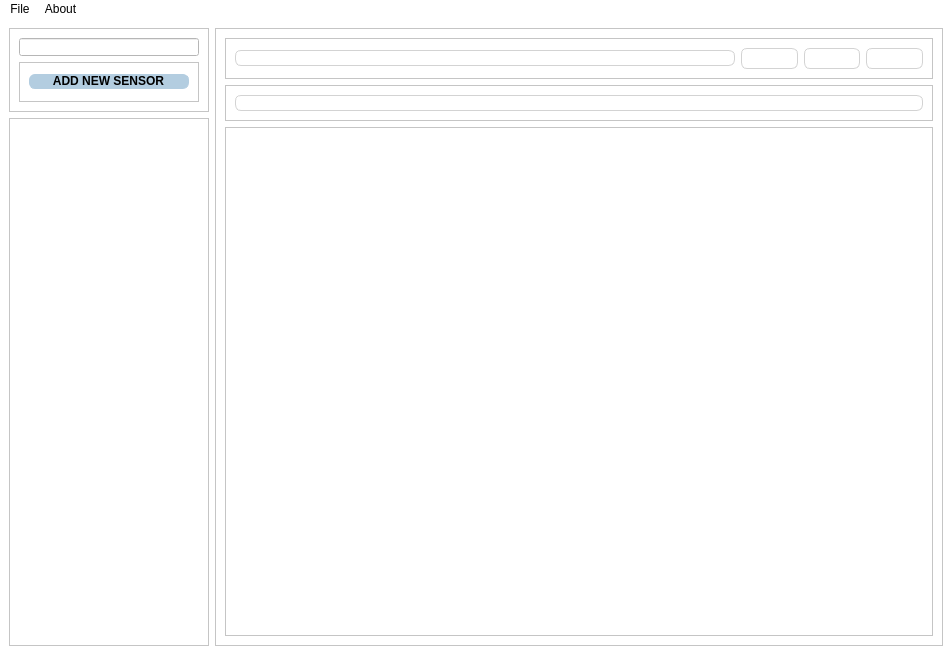
<?xml version="1.0" encoding="UTF-8"?>
<ui version="4.0">
 <class>MainWindow</class>
 <widget class="QMainWindow" name="MainWindow">
  <property name="geometry">
   <rect>
    <x>0</x>
    <y>0</y>
    <width>952</width>
    <height>655</height>
   </rect>
  </property>
  <property name="windowTitle">
   <string>MainWindow</string>
  </property>
  <property name="styleSheet">
   <string notr="true">MainWindow {
	background-color: rgb(255, 255, 255);
    }
    QWidget {
	background-color: rgb(255, 255, 255);
    }
    QFrame {
    background-color: rgb(255, 255, 255);
    }
    #QScrollArea {
    background-color: rgb(255, 255, 255);
    }
    #QMenuBar, QStatusBar {
    background-color: rgb(255, 255, 255);
    }</string>
  </property>
  <widget class="QWidget" name="centralwidget">
   <property name="styleSheet">
    <string notr="true">color: rgb(255, 255, 255);</string>
   </property>
   <layout class="QGridLayout" name="gridLayout_2">
    <item row="0" column="2" rowspan="2">
     <widget class="QFrame" name="frame_sensor">
      <property name="enabled">
       <bool>true</bool>
      </property>
      <property name="styleSheet">
       <string notr="true">QFrame { 
background-color: rgb(255, 255, 255); 
}</string>
      </property>
      <property name="frameShape">
       <enum>QFrame::StyledPanel</enum>
      </property>
      <property name="frameShadow">
       <enum>QFrame::Raised</enum>
      </property>
      <layout class="QVBoxLayout" name="verticalLayout_3">
       <item>
        <widget class="QFrame" name="primo">
         <property name="sizePolicy">
          <sizepolicy hsizetype="Preferred" vsizetype="Maximum">
           <horstretch>0</horstretch>
           <verstretch>0</verstretch>
          </sizepolicy>
         </property>
         <property name="frameShape">
          <enum>QFrame::StyledPanel</enum>
         </property>
         <property name="frameShadow">
          <enum>QFrame::Raised</enum>
         </property>
         <layout class="QHBoxLayout" name="horizontalLayout_2">
          <item>
           <widget class="QLabel" name="nome_sensore">
            <property name="sizePolicy">
             <sizepolicy hsizetype="Fixed" vsizetype="Maximum">
              <horstretch>0</horstretch>
              <verstretch>0</verstretch>
             </sizepolicy>
            </property>
            <property name="minimumSize">
             <size>
              <width>500</width>
              <height>0</height>
             </size>
            </property>
            <property name="maximumSize">
             <size>
              <width>400</width>
              <height>16777215</height>
             </size>
            </property>
            <property name="styleSheet">
             <string notr="true">QLabel { 
border: 1px solid lightgrey; 
color: black;
font: 700 26pt &quot;Ubuntu&quot;;
border-radius: 6px
}</string>
            </property>
            <property name="text">
             <string/>
            </property>
           </widget>
          </item>
          <item>
           <widget class="QToolButton" name="simula">
            <property name="sizePolicy">
             <sizepolicy hsizetype="Minimum" vsizetype="Minimum">
              <horstretch>0</horstretch>
              <verstretch>0</verstretch>
             </sizepolicy>
            </property>
            <property name="styleSheet">
             <string notr="true">QToolButton { 
image: url(:/line_chart_icon_215576.svg); 	        
border: 1px solid lightgrey;
border-radius: 6px;
}
QToolButton:hover:!pressed {
		background-color: #E1F4FF;
		color: #0c2f70;
}

</string>
            </property>
            <property name="text">
             <string/>
            </property>
           </widget>
          </item>
          <item>
           <widget class="QToolButton" name="modifica">
            <property name="sizePolicy">
             <sizepolicy hsizetype="Minimum" vsizetype="Minimum">
              <horstretch>0</horstretch>
              <verstretch>0</verstretch>
             </sizepolicy>
            </property>
            <property name="styleSheet">
             <string notr="true">QToolButton { 
image: url(:/modifica.svg); 	        
border: 1px solid lightgrey;
border-radius: 6px;
}
QToolButton:hover:!pressed {
		background-color: #E1F4FF;
		color: #0c2f70;
}
</string>
            </property>
            <property name="text">
             <string/>
            </property>
           </widget>
          </item>
          <item>
           <widget class="QToolButton" name="cancella">
            <property name="sizePolicy">
             <sizepolicy hsizetype="Minimum" vsizetype="Minimum">
              <horstretch>0</horstretch>
              <verstretch>0</verstretch>
             </sizepolicy>
            </property>
            <property name="styleSheet">
             <string notr="true">QToolButton { 
image: url(:/bin.svg); 	        
border: 1px solid lightgrey;
border-radius: 6px;
}
QToolButton:hover:!pressed {
		background-color: #E1F4FF;
		color: #0c2f70;
}
</string>
            </property>
            <property name="text">
             <string/>
            </property>
           </widget>
          </item>
         </layout>
        </widget>
       </item>
       <item>
        <widget class="QFrame" name="descrizione">
         <property name="sizePolicy">
          <sizepolicy hsizetype="Preferred" vsizetype="Maximum">
           <horstretch>0</horstretch>
           <verstretch>0</verstretch>
          </sizepolicy>
         </property>
         <property name="frameShape">
          <enum>QFrame::StyledPanel</enum>
         </property>
         <property name="frameShadow">
          <enum>QFrame::Raised</enum>
         </property>
         <layout class="QHBoxLayout" name="horizontalLayout_4">
          <property name="bottomMargin">
           <number>9</number>
          </property>
          <item>
           <widget class="QLabel" name="parametri">
            <property name="sizePolicy">
             <sizepolicy hsizetype="Preferred" vsizetype="Maximum">
              <horstretch>0</horstretch>
              <verstretch>0</verstretch>
             </sizepolicy>
            </property>
            <property name="minimumSize">
             <size>
              <width>0</width>
              <height>0</height>
             </size>
            </property>
            <property name="maximumSize">
             <size>
              <width>16777215</width>
              <height>16777215</height>
             </size>
            </property>
            <property name="sizeIncrement">
             <size>
              <width>0</width>
              <height>0</height>
             </size>
            </property>
            <property name="autoFillBackground">
             <bool>false</bool>
            </property>
            <property name="styleSheet">
             <string notr="true">QLabel:enabled {
color: rgb(0, 0, 0);
border: 1px solid lightgrey;
font: 300 italic 11pt &quot;Ubuntu&quot;;
border-radius: 6px;
}</string>
            </property>
            <property name="text">
             <string/>
            </property>
            <property name="scaledContents">
             <bool>false</bool>
            </property>
            <property name="alignment">
             <set>Qt::AlignLeading|Qt::AlignLeft|Qt::AlignTop</set>
            </property>
            <property name="wordWrap">
             <bool>true</bool>
            </property>
            <property name="margin">
             <number>0</number>
            </property>
            <property name="indent">
             <number>-1</number>
            </property>
           </widget>
          </item>
         </layout>
        </widget>
       </item>
       <item>
        <widget class="QFrame" name="grafico">
         <property name="frameShape">
          <enum>QFrame::StyledPanel</enum>
         </property>
         <property name="frameShadow">
          <enum>QFrame::Raised</enum>
         </property>
         <layout class="QVBoxLayout" name="verticalLayout_4"/>
        </widget>
       </item>
      </layout>
     </widget>
    </item>
    <item row="0" column="0">
     <widget class="QFrame" name="frame_scroll">
      <property name="sizePolicy">
       <sizepolicy hsizetype="Preferred" vsizetype="Fixed">
        <horstretch>0</horstretch>
        <verstretch>0</verstretch>
       </sizepolicy>
      </property>
      <property name="minimumSize">
       <size>
        <width>200</width>
        <height>0</height>
       </size>
      </property>
      <property name="maximumSize">
       <size>
        <width>200</width>
        <height>16777215</height>
       </size>
      </property>
      <property name="autoFillBackground">
       <bool>false</bool>
      </property>
      <property name="styleSheet">
       <string notr="true">color: rgb(0, 0, 0);</string>
      </property>
      <property name="frameShape">
       <enum>QFrame::StyledPanel</enum>
      </property>
      <property name="frameShadow">
       <enum>QFrame::Raised</enum>
      </property>
      <layout class="QGridLayout" name="gridLayout">
       <property name="sizeConstraint">
        <enum>QLayout::SetDefaultConstraint</enum>
       </property>
       <item row="0" column="0">
        <widget class="QLineEdit" name="Find">
         <property name="styleSheet">
          <string notr="true">QLineEdit {
	color: rgb(0, 0, 0);
&quot;background-image: url(:/icons/search_icon_216897.svg);
background-size: 5px 5px;
background-repeat: no-repeat;
background-position: left;
padding-left: 30px;&quot;
}
</string>
         </property>
         <property name="text">
          <string/>
         </property>
         <property name="alignment">
          <set>Qt::AlignHCenter|Qt::AlignTop</set>
         </property>
         <property name="clearButtonEnabled">
          <bool>true</bool>
         </property>
        </widget>
       </item>
       <item row="1" column="0">
        <widget class="QFrame" name="frame_add_delete">
         <property name="minimumSize">
          <size>
           <width>0</width>
           <height>40</height>
          </size>
         </property>
         <property name="maximumSize">
          <size>
           <width>16777215</width>
           <height>50</height>
          </size>
         </property>
         <property name="styleSheet">
          <string notr="true">QFrame{

}</string>
         </property>
         <property name="frameShape">
          <enum>QFrame::StyledPanel</enum>
         </property>
         <property name="frameShadow">
          <enum>QFrame::Raised</enum>
         </property>
         <layout class="QHBoxLayout" name="horizontalLayout">
          <item>
           <widget class="QPushButton" name="Add">
            <property name="styleSheet">
             <string notr="true">*{	
		background-color: #b3cde0;
		color: #fff;
	
}
QPushButton{
       border-radius: 6px;
		border-right: 1px solid #b3cde0;
		border-bottom: 1px solid #b3cde0;
		font-weight: bold;
		color: black;

}
QPushButton:hover:!pressed {
		background-color: #6497b1;
		color: black;
		
}</string>
            </property>
            <property name="text">
             <string>ADD NEW SENSOR</string>
            </property>
           </widget>
          </item>
         </layout>
        </widget>
       </item>
      </layout>
     </widget>
    </item>
    <item row="1" column="0">
     <widget class="QFrame" name="lista">
      <property name="frameShape">
       <enum>QFrame::StyledPanel</enum>
      </property>
      <property name="frameShadow">
       <enum>QFrame::Raised</enum>
      </property>
     </widget>
    </item>
   </layout>
  </widget>
  <widget class="QMenuBar" name="menubar">
   <property name="geometry">
    <rect>
     <x>0</x>
     <y>0</y>
     <width>952</width>
     <height>21</height>
    </rect>
   </property>
   <widget class="QMenu" name="menuFile">
    <property name="title">
     <string>File</string>
    </property>
    <addaction name="actionSave"/>
    <addaction name="actionQuit"/>
    <addaction name="actionLoad"/>
   </widget>
   <widget class="QMenu" name="menuAbout">
    <property name="title">
     <string>About</string>
    </property>
    <addaction name="actionHelp"/>
   </widget>
   <addaction name="menuFile"/>
   <addaction name="menuAbout"/>
  </widget>
  <action name="actionSave">
   <property name="text">
    <string>Save</string>
   </property>
  </action>
  <action name="actionQuit">
   <property name="text">
    <string>Quit</string>
   </property>
  </action>
  <action name="actionHelp">
   <property name="text">
    <string>Help</string>
   </property>
  </action>
  <action name="actionLoad">
   <property name="text">
    <string>Load</string>
   </property>
  </action>
 </widget>
 <resources/>
 <connections/>
</ui>
